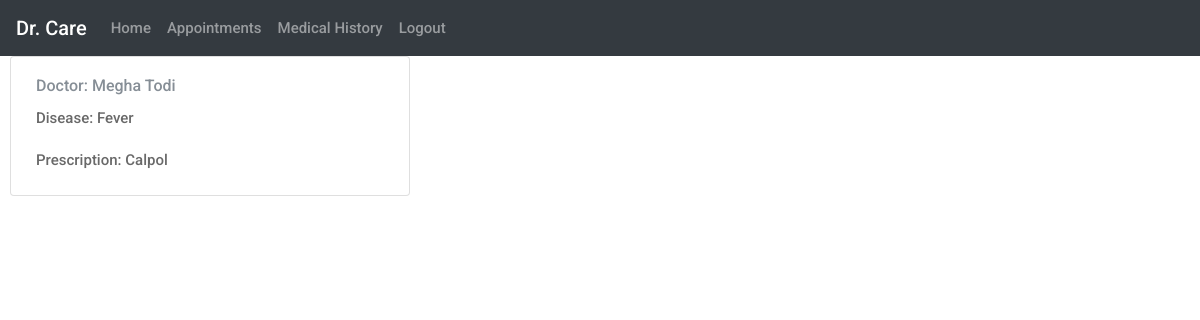
The page /prescription/ (signed in) on the database its author committed.
### base/models.py (models this page shows)
class Prescription(models.Model):
    Docname=models.ForeignKey(Doctor, on_delete=models.CASCADE)
    prescription=models.TextField(max_length=200)
    Disease=models.TextField(max_length=50)
    Patname=models.ForeignKey(Patient,on_delete=models.CASCADE)

class Doctor(models.Model):
    user=models.ForeignKey(Profile,on_delete=models.CASCADE)
    Name=models.CharField(max_length=100,default=None)
    Age=models.IntegerField(default=0)
    Gender=models.CharField(max_length=20,choices=Gender_choices,default=None)
    Address=models.CharField(max_length=500,default=None)
    BloodType=models.CharField(max_length=50,default=None)
    Department=models.CharField(max_length=20,default=None)
    Salary=models.IntegerField(default=0)
    Attendance=models.IntegerField(default=0)
    def __str__(self):
        return self.Name

### base/views.py (the view)
# urls.py: path('prescription/',views.prescription,name='pre'),
def prescription(request):
    if request.user.is_authenticated:
        name=request.user.username
        profile=User.objects.get(username=name)
        patient=Profile.objects.get(user=profile)
        if Patient.objects.filter(user=patient).exists():
            id=Patient.objects.get(user=patient).id
            pre=Prescription.objects.filter(Patname_id=id)
            return render(request,'patient/mh.html',{'pre':pre})
        elif Doctor.objects.filter(user=patient).exists():
            name=Doctor.objects.get(user=patient)
            pre=Prescription.objects.filter(Docname=name)
            return render(request,'doctor/prescription.html',{'pre':pre})
    else:
         return redirect('login')

### base/templates/patient/mh.html
{% extends 'patient/base.html' %}
{% block content %}
{% for post in pre %}
    <div style="padding-left:10px;">
    <div class="card" style="width: 25rem; padding-left:5px; padding-top: 5px;">
    <div class="card-body">
    <h6 class="card-subtitle mb-2 text-muted">Doctor: {{ post.Docname }}</h6>
    <p class="card-title">Disease: {{ post.Disease }}</p>
    <p class="card-text">Prescription: {{ post.prescription  }}</p>
    </div>
  </div>
</div>
{% endfor %}
{% endblock %}

### base/static/styles/contact.css (style rules this page uses)
* { margin: 0; padding: 0; -webkit-font-smoothing: antialiased; -webkit-text-shadow: rgba(0,0,0,.01) 0 0 1px; text-shadow: rgba(0,0,0,.01) 0 0 1px; }
body { font-family: 'Roboto', sans-serif; font-size: 15px; font-weight: 500; background: #FFFFFF; color: #696969; }
div { display: block; position: relative; -webkit-box-sizing: border-box; -moz-box-sizing: border-box; box-sizing: border-box; }
p { font-family: 'Roboto', sans-serif; font-size: 15px; line-height: 2; font-weight: 400; color: #696969; -webkit-font-smoothing: antialiased; -webkit-text-shadow: rgba(0,0,0,.01) 0 0 1px; text-shadow: rgba(0,0,0,.01) 0 0 1px; }
p:last-of-type { margin-bottom: 0; }
h1, h2, h3, h4, h5, h6 { font-family: 'Roboto', sans-serif; -webkit-font-smoothing: antialiased; -webkit-text-shadow: rgba(0,0,0,.01) 0 0 1px; text-shadow: rgba(0,0,0,.01) 0 0 1px; }

### base/static/styles/main_styles.css (style rules this page uses)
* { margin: 0; padding: 0; -webkit-font-smoothing: antialiased; -webkit-text-shadow: rgba(0,0,0,.01) 0 0 1px; text-shadow: rgba(0,0,0,.01) 0 0 1px; }
body { font-family: 'Roboto', sans-serif; font-size: 15px; font-weight: 500; background: #FFFFFF; color: #696969; }
div { display: block; position: relative; -webkit-box-sizing: border-box; -moz-box-sizing: border-box; box-sizing: border-box; }
p { font-family: 'Roboto', sans-serif; font-size: 15px; line-height: 2; font-weight: 500; color: #696969; -webkit-font-smoothing: antialiased; -webkit-text-shadow: rgba(0,0,0,.01) 0 0 1px; text-shadow: rgba(0,0,0,.01) 0 0 1px; }
p:last-of-type { margin-bottom: 0; }
h1, h2, h3, h4, h5, h6 { font-family: 'Roboto', sans-serif; -webkit-font-smoothing: antialiased; -webkit-text-shadow: rgba(0,0,0,.01) 0 0 1px; text-shadow: rgba(0,0,0,.01) 0 0 1px; }

### rows shown on the page
Prescription: Docname "Megha Todi", Disease "Fever", prescription "Calpol"
